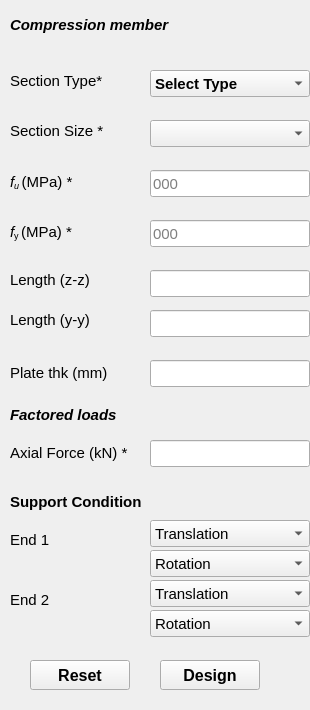
  <widget class="QDockWidget" name="inputDock">
   <property name="sizePolicy">
    <sizepolicy hsizetype="Preferred" vsizetype="Preferred">
     <horstretch>1</horstretch>
     <verstretch>0</verstretch>
    </sizepolicy>
   </property>
   <property name="minimumSize">
    <size>
     <width>310</width>
     <height>710</height>
    </size>
   </property>
   <property name="maximumSize">
    <size>
     <width>310</width>
     <height>750</height>
    </size>
   </property>
   <property name="baseSize">
    <size>
     <width>310</width>
     <height>710</height>
    </size>
   </property>
   <property name="font">
    <font>
     <family>Arial</family>
     <pointsize>11</pointsize>
     <weight>75</weight>
     <italic>false</italic>
     <bold>true</bold>
    </font>
   </property>
   <property name="floating">
    <bool>false</bool>
   </property>
   <property name="features">
    <set>QDockWidget::AllDockWidgetFeatures</set>
   </property>
   <property name="windowTitle">
    <string>Input dock</string>
   </property>
   <attribute name="dockWidgetArea">
    <number>1</number>
   </attribute>
   <widget class="QWidget" name="dockWidgetContents">
    <widget class="QLineEdit" name="txt_Fy">
     <property name="geometry">
      <rect>
       <x>150</x>
       <y>220</y>
       <width>160</width>
       <height>27</height>
      </rect>
     </property>
     <property name="font">
      <font>
       <pointsize>11</pointsize>
       <weight>50</weight>
       <bold>false</bold>
      </font>
     </property>
     <property name="placeholderText">
      <string>000</string>
     </property>
    </widget>
    <widget class="QLineEdit" name="txt_Fu">
     <property name="geometry">
      <rect>
       <x>150</x>
       <y>170</y>
       <width>160</width>
       <height>27</height>
      </rect>
     </property>
     <property name="font">
      <font>
       <pointsize>11</pointsize>
       <weight>50</weight>
       <bold>false</bold>
      </font>
     </property>
     <property name="placeholderText">
      <string>000</string>
     </property>
    </widget>
    <widget class="QLabel" name="label">
     <property name="geometry">
      <rect>
       <x>10</x>
       <y>10</y>
       <width>221</width>
       <height>31</height>
      </rect>
     </property>
     <property name="palette">
      <palette>
       <active>
        <colorrole role="Link">
         <brush brushstyle="SolidPattern">
          <color alpha="255">
           <red>0</red>
           <green>0</green>
           <blue>127</blue>
          </color>
         </brush>
        </colorrole>
       </active>
       <inactive>
        <colorrole role="Link">
         <brush brushstyle="SolidPattern">
          <color alpha="255">
           <red>0</red>
           <green>0</green>
           <blue>255</blue>
          </color>
         </brush>
        </colorrole>
       </inactive>
       <disabled>
        <colorrole role="Link">
         <brush brushstyle="SolidPattern">
          <color alpha="255">
           <red>0</red>
           <green>0</green>
           <blue>255</blue>
          </color>
         </brush>
        </colorrole>
       </disabled>
      </palette>
     </property>
     <property name="font">
      <font>
       <pointsize>11</pointsize>
       <weight>75</weight>
       <italic>true</italic>
       <bold>true</bold>
      </font>
     </property>
     <property name="text">
      <string>&lt;html&gt;&lt;head/&gt;&lt;body&gt;&lt;p&gt;Compression member&lt;/p&gt;&lt;/body&gt;&lt;/html&gt;</string>
     </property>
    </widget>
    <widget class="QLabel" name="lbl_fu">
     <property name="geometry">
      <rect>
       <x>10</x>
       <y>170</y>
       <width>120</width>
       <height>25</height>
      </rect>
     </property>
     <property name="font">
      <font>
       <pointsize>11</pointsize>
       <weight>50</weight>
       <bold>false</bold>
      </font>
     </property>
     <property name="text">
      <string>&lt;html&gt;&lt;head/&gt;&lt;body&gt;&lt;p&gt;&lt;span style=&quot; font-style:italic;&quot;&gt;f&lt;/span&gt;&lt;span style=&quot; font-style:italic; vertical-align:sub;&quot;&gt;u &lt;/span&gt;(MPa) * &lt;/p&gt;&lt;/body&gt;&lt;/html&gt;</string>
     </property>
    </widget>
    <widget class="QLabel" name="lbl_fy">
     <property name="geometry">
      <rect>
       <x>10</x>
       <y>220</y>
       <width>120</width>
       <height>25</height>
      </rect>
     </property>
     <property name="font">
      <font>
       <pointsize>11</pointsize>
       <weight>50</weight>
       <bold>false</bold>
      </font>
     </property>
     <property name="text">
      <string>&lt;html&gt;&lt;head/&gt;&lt;body&gt;&lt;p&gt;&lt;span style=&quot; font-style:italic;&quot;&gt;f&lt;/span&gt;&lt;span style=&quot; vertical-align:sub;&quot;&gt;y &lt;/span&gt;(MPa) *&lt;/p&gt;&lt;/body&gt;&lt;/html&gt;</string>
     </property>
    </widget>
    <widget class="QPushButton" name="btn_Reset">
     <property name="geometry">
      <rect>
       <x>30</x>
       <y>660</y>
       <width>100</width>
       <height>30</height>
      </rect>
     </property>
     <property name="font">
      <font>
       <pointsize>12</pointsize>
       <weight>75</weight>
       <bold>true</bold>
      </font>
     </property>
     <property name="toolTip">
      <string>Alt+R</string>
     </property>
     <property name="text">
      <string>Reset</string>
     </property>
     <property name="shortcut">
      <string>Alt+R</string>
     </property>
     <property name="autoDefault">
      <bool>true</bool>
     </property>
    </widget>
    <widget class="QPushButton" name="btn_Design">
     <property name="geometry">
      <rect>
       <x>160</x>
       <y>660</y>
       <width>100</width>
       <height>30</height>
      </rect>
     </property>
     <property name="font">
      <font>
       <pointsize>12</pointsize>
       <weight>75</weight>
       <bold>true</bold>
      </font>
     </property>
     <property name="toolTip">
      <string>Alt+D</string>
     </property>
     <property name="text">
      <string>Design</string>
     </property>
     <property name="shortcut">
      <string>Alt+D</string>
     </property>
     <property name="autoDefault">
      <bool>true</bool>
     </property>
    </widget>
    <widget class="QLabel" name="lbl_column">
     <property name="geometry">
      <rect>
       <x>10</x>
       <y>70</y>
       <width>151</width>
       <height>22</height>
      </rect>
     </property>
     <property name="font">
      <font>
       <pointsize>11</pointsize>
       <weight>50</weight>
       <bold>false</bold>
      </font>
     </property>
     <property name="text">
      <string>&lt;html&gt;&lt;head/&gt;&lt;body&gt;&lt;p&gt;Section Type*&lt;/p&gt;&lt;/body&gt;&lt;/html&gt;</string>
     </property>
    </widget>
    <widget class="QComboBox" name="combo_sectiontype">
     <property name="geometry">
      <rect>
       <x>150</x>
       <y>70</y>
       <width>160</width>
       <height>27</height>
      </rect>
     </property>
     <property name="font">
      <font>
       <family>Arial</family>
       <pointsize>11</pointsize>
      </font>
     </property>
     <property name="styleSheet">
      <string notr="true">QComboBox { combobox-popup: 0; }</string>
     </property>
     <property name="currentIndex">
      <number>0</number>
     </property>
     <property name="maxVisibleItems">
      <number>5</number>
     </property>
     <item>
      <property name="text">
       <string>Select Type</string>
      </property>
     </item>
     <item>
      <property name="text">
       <string>Beams</string>
      </property>
     </item>
     <item>
      <property name="text">
       <string>Columns</string>
      </property>
     </item>
     <item>
      <property name="text">
       <string>Angles</string>
      </property>
     </item>
     <item>
      <property name="text">
       <string>Back to Back Angles</string>
      </property>
     </item>
     <item>
      <property name="text">
       <string>Star Angles</string>
      </property>
     </item>
     <item>
      <property name="text">
       <string>Channels</string>
      </property>
     </item>
     <item>
      <property name="text">
       <string>Back to Back Channels</string>
      </property>
     </item>
    </widget>
    <widget class="QLabel" name="label_18">
     <property name="geometry">
      <rect>
       <x>10</x>
       <y>400</y>
       <width>201</width>
       <height>31</height>
      </rect>
     </property>
     <property name="font">
      <font>
       <pointsize>11</pointsize>
       <weight>50</weight>
       <italic>true</italic>
       <bold>false</bold>
      </font>
     </property>
     <property name="text">
      <string>&lt;html&gt;&lt;head/&gt;&lt;body&gt;&lt;p&gt;&lt;span style=&quot; font-weight:600;&quot;&gt;Factored loads&lt;/span&gt;&lt;/p&gt;&lt;/body&gt;&lt;/html&gt;</string>
     </property>
    </widget>
    <widget class="QLineEdit" name="txt_Compressionforce">
     <property name="geometry">
      <rect>
       <x>150</x>
       <y>440</y>
       <width>160</width>
       <height>27</height>
      </rect>
     </property>
     <property name="font">
      <font>
       <pointsize>11</pointsize>
       <weight>50</weight>
       <bold>false</bold>
      </font>
     </property>
    </widget>
    <widget class="QLabel" name="lbl_axial">
     <property name="geometry">
      <rect>
       <x>10</x>
       <y>440</y>
       <width>131</width>
       <height>25</height>
      </rect>
     </property>
     <property name="font">
      <font>
       <pointsize>11</pointsize>
       <weight>50</weight>
       <bold>false</bold>
      </font>
     </property>
     <property name="text">
      <string>Axial Force (kN) *</string>
     </property>
    </widget>
    <widget class="QLineEdit" name="txt_Member_length_zz">
     <property name="geometry">
      <rect>
       <x>150</x>
       <y>270</y>
       <width>160</width>
       <height>27</height>
      </rect>
     </property>
     <property name="font">
      <font>
       <pointsize>11</pointsize>
       <weight>50</weight>
       <bold>false</bold>
      </font>
     </property>
    </widget>
    <widget class="QLabel" name="lbl_beam1_10">
     <property name="geometry">
      <rect>
       <x>10</x>
       <y>270</y>
       <width>131</width>
       <height>21</height>
      </rect>
     </property>
     <property name="font">
      <font>
       <pointsize>11</pointsize>
       <weight>50</weight>
       <bold>false</bold>
      </font>
     </property>
     <property name="text">
      <string>&lt;html&gt;&lt;head/&gt;&lt;body&gt;&lt;p&gt;Length (z-z)&lt;/p&gt;&lt;/body&gt;&lt;/html&gt;</string>
     </property>
    </widget>
    <widget class="QComboBox" name="combo_end1_cond1">
     <property name="geometry">
      <rect>
       <x>150</x>
       <y>520</y>
       <width>160</width>
       <height>27</height>
      </rect>
     </property>
     <property name="font">
      <font>
       <family>Arial</family>
       <pointsize>11</pointsize>
       <weight>50</weight>
       <bold>false</bold>
      </font>
     </property>
     <property name="styleSheet">
      <string notr="true">QComboBox { combobox-popup: 0; }</string>
     </property>
     <property name="maxVisibleItems">
      <number>5</number>
     </property>
     <item>
      <property name="text">
       <string>Translation</string>
      </property>
     </item>
     <item>
      <property name="text">
       <string>Free</string>
      </property>
     </item>
     <item>
      <property name="text">
       <string>Restrained</string>
      </property>
     </item>
    </widget>
    <widget class="QComboBox" name="combo_end2_cond1">
     <property name="geometry">
      <rect>
       <x>150</x>
       <y>580</y>
       <width>160</width>
       <height>27</height>
      </rect>
     </property>
     <property name="font">
      <font>
       <family>Arial</family>
       <pointsize>11</pointsize>
       <weight>50</weight>
       <bold>false</bold>
      </font>
     </property>
     <property name="styleSheet">
      <string notr="true">QComboBox { combobox-popup: 0; }</string>
     </property>
     <property name="maxVisibleItems">
      <number>5</number>
     </property>
     <item>
      <property name="text">
       <string>Translation</string>
      </property>
     </item>
     <item>
      <property name="text">
       <string>Free</string>
      </property>
     </item>
     <item>
      <property name="text">
       <string>Restrained</string>
      </property>
     </item>
    </widget>
    <widget class="QLabel" name="label_8">
     <property name="geometry">
      <rect>
       <x>10</x>
       <y>530</y>
       <width>131</width>
       <height>21</height>
      </rect>
     </property>
     <property name="font">
      <font>
       <pointsize>11</pointsize>
       <weight>50</weight>
       <bold>false</bold>
      </font>
     </property>
     <property name="text">
      <string>&lt;html&gt;&lt;head/&gt;&lt;body&gt;&lt;p&gt;End 1&lt;/p&gt;&lt;/body&gt;&lt;/html&gt;</string>
     </property>
    </widget>
    <widget class="QComboBox" name="combo_end2_cond2">
     <property name="geometry">
      <rect>
       <x>150</x>
       <y>610</y>
       <width>160</width>
       <height>27</height>
      </rect>
     </property>
     <property name="font">
      <font>
       <family>Arial</family>
       <pointsize>11</pointsize>
       <weight>50</weight>
       <bold>false</bold>
      </font>
     </property>
     <property name="styleSheet">
      <string notr="true">QComboBox { combobox-popup: 0; }</string>
     </property>
     <property name="maxVisibleItems">
      <number>5</number>
     </property>
     <item>
      <property name="text">
       <string>Rotation</string>
      </property>
     </item>
     <item>
      <property name="text">
       <string>Free</string>
      </property>
     </item>
     <item>
      <property name="text">
       <string>Restrained</string>
      </property>
     </item>
    </widget>
    <widget class="QComboBox" name="combo_end1_cond2">
     <property name="geometry">
      <rect>
       <x>150</x>
       <y>550</y>
       <width>160</width>
       <height>27</height>
      </rect>
     </property>
     <property name="font">
      <font>
       <family>Arial</family>
       <pointsize>11</pointsize>
       <weight>50</weight>
       <bold>false</bold>
      </font>
     </property>
     <property name="styleSheet">
      <string notr="true">QComboBox { combobox-popup: 0; }</string>
     </property>
     <property name="maxVisibleItems">
      <number>5</number>
     </property>
     <item>
      <property name="text">
       <string>Rotation</string>
      </property>
     </item>
     <item>
      <property name="text">
       <string>Free</string>
      </property>
     </item>
     <item>
      <property name="text">
       <string>Restrained</string>
      </property>
     </item>
    </widget>
    <widget class="QLabel" name="label_10">
     <property name="geometry">
      <rect>
       <x>10</x>
       <y>590</y>
       <width>131</width>
       <height>21</height>
      </rect>
     </property>
     <property name="font">
      <font>
       <pointsize>11</pointsize>
       <weight>50</weight>
       <bold>false</bold>
      </font>
     </property>
     <property name="text">
      <string>&lt;html&gt;&lt;head/&gt;&lt;body&gt;&lt;p&gt;End 2&lt;/p&gt;&lt;/body&gt;&lt;/html&gt;</string>
     </property>
    </widget>
    <widget class="QLabel" name="label_43">
     <property name="geometry">
      <rect>
       <x>10</x>
       <y>490</y>
       <width>191</width>
       <height>25</height>
      </rect>
     </property>
     <property name="font">
      <font>
       <pointsize>11</pointsize>
      </font>
     </property>
     <property name="text">
      <string>&lt;html&gt;&lt;head/&gt;&lt;body&gt;&lt;p&gt;Support Condition&lt;/p&gt;&lt;/body&gt;&lt;/html&gt;</string>
     </property>
    </widget>
    <widget class="QLabel" name="lbl_column_2">
     <property name="geometry">
      <rect>
       <x>10</x>
       <y>120</y>
       <width>151</width>
       <height>22</height>
      </rect>
     </property>
     <property name="font">
      <font>
       <pointsize>11</pointsize>
       <weight>50</weight>
       <bold>false</bold>
      </font>
     </property>
     <property name="text">
      <string>&lt;html&gt;&lt;head/&gt;&lt;body&gt;&lt;p&gt;Section Size *&lt;/p&gt;&lt;/body&gt;&lt;/html&gt;</string>
     </property>
    </widget>
    <widget class="QComboBox" name="combo_sectionsize">
     <property name="geometry">
      <rect>
       <x>150</x>
       <y>120</y>
       <width>160</width>
       <height>27</height>
      </rect>
     </property>
     <property name="font">
      <font>
       <family>Arial</family>
       <pointsize>11</pointsize>
      </font>
     </property>
     <property name="styleSheet">
      <string notr="true">QComboBox { combobox-popup: 0; }</string>
     </property>
     <property name="currentIndex">
      <number>-1</number>
     </property>
     <property name="maxVisibleItems">
      <number>5</number>
     </property>
    </widget>
    <widget class="QLineEdit" name="txt_plate_thk">
     <property name="geometry">
      <rect>
       <x>150</x>
       <y>360</y>
       <width>160</width>
       <height>27</height>
      </rect>
     </property>
     <property name="font">
      <font>
       <pointsize>11</pointsize>
       <weight>50</weight>
       <bold>false</bold>
      </font>
     </property>
    </widget>
    <widget class="QLabel" name="Plate_thk">
     <property name="geometry">
      <rect>
       <x>10</x>
       <y>360</y>
       <width>131</width>
       <height>27</height>
      </rect>
     </property>
     <property name="font">
      <font>
       <pointsize>11</pointsize>
       <weight>50</weight>
       <bold>false</bold>
      </font>
     </property>
     <property name="text">
      <string>&lt;html&gt;&lt;head/&gt;&lt;body&gt;&lt;p&gt;Plate thk (mm)&lt;/p&gt;&lt;/body&gt;&lt;/html&gt;</string>
     </property>
    </widget>
    <widget class="QLabel" name="lbl_beam1_11">
     <property name="geometry">
      <rect>
       <x>10</x>
       <y>310</y>
       <width>131</width>
       <height>21</height>
      </rect>
     </property>
     <property name="font">
      <font>
       <pointsize>11</pointsize>
       <weight>50</weight>
       <bold>false</bold>
      </font>
     </property>
     <property name="text">
      <string>&lt;html&gt;&lt;head/&gt;&lt;body&gt;&lt;p&gt;Length (y-y)&lt;/p&gt;&lt;/body&gt;&lt;/html&gt;</string>
     </property>
    </widget>
    <widget class="QLineEdit" name="txt_Member_length_yy">
     <property name="geometry">
      <rect>
       <x>150</x>
       <y>310</y>
       <width>160</width>
       <height>27</height>
      </rect>
     </property>
     <property name="font">
      <font>
       <pointsize>11</pointsize>
       <weight>50</weight>
       <bold>false</bold>
      </font>
     </property>
    </widget>
    <zorder>txt_Fy</zorder>
    <zorder>txt_Fu</zorder>
    <zorder>label</zorder>
    <zorder>lbl_fu</zorder>
    <zorder>lbl_fy</zorder>
    <zorder>btn_Reset</zorder>
    <zorder>btn_Design</zorder>
    <zorder>lbl_column</zorder>
    <zorder>combo_sectiontype</zorder>
    <zorder>label_18</zorder>
    <zorder>txt_Compressionforce</zorder>
    <zorder>lbl_axial</zorder>
    <zorder>txt_Member_length_zz</zorder>
    <zorder>lbl_beam1_10</zorder>
    <zorder>combo_end1_cond1</zorder>
    <zorder>combo_end2_cond1</zorder>
    <zorder>label_8</zorder>
    <zorder>combo_end2_cond2</zorder>
    <zorder>combo_end1_cond2</zorder>
    <zorder>label_10</zorder>
    <zorder>label_43</zorder>
    <zorder>lbl_column_2</zorder>
    <zorder>txt_plate_thk</zorder>
    <zorder>Plate_thk</zorder>
    <zorder>lbl_beam1_11</zorder>
    <zorder>txt_Member_length_yy</zorder>
    <zorder>combo_sectionsize</zorder>
   </widget>
  </widget>
